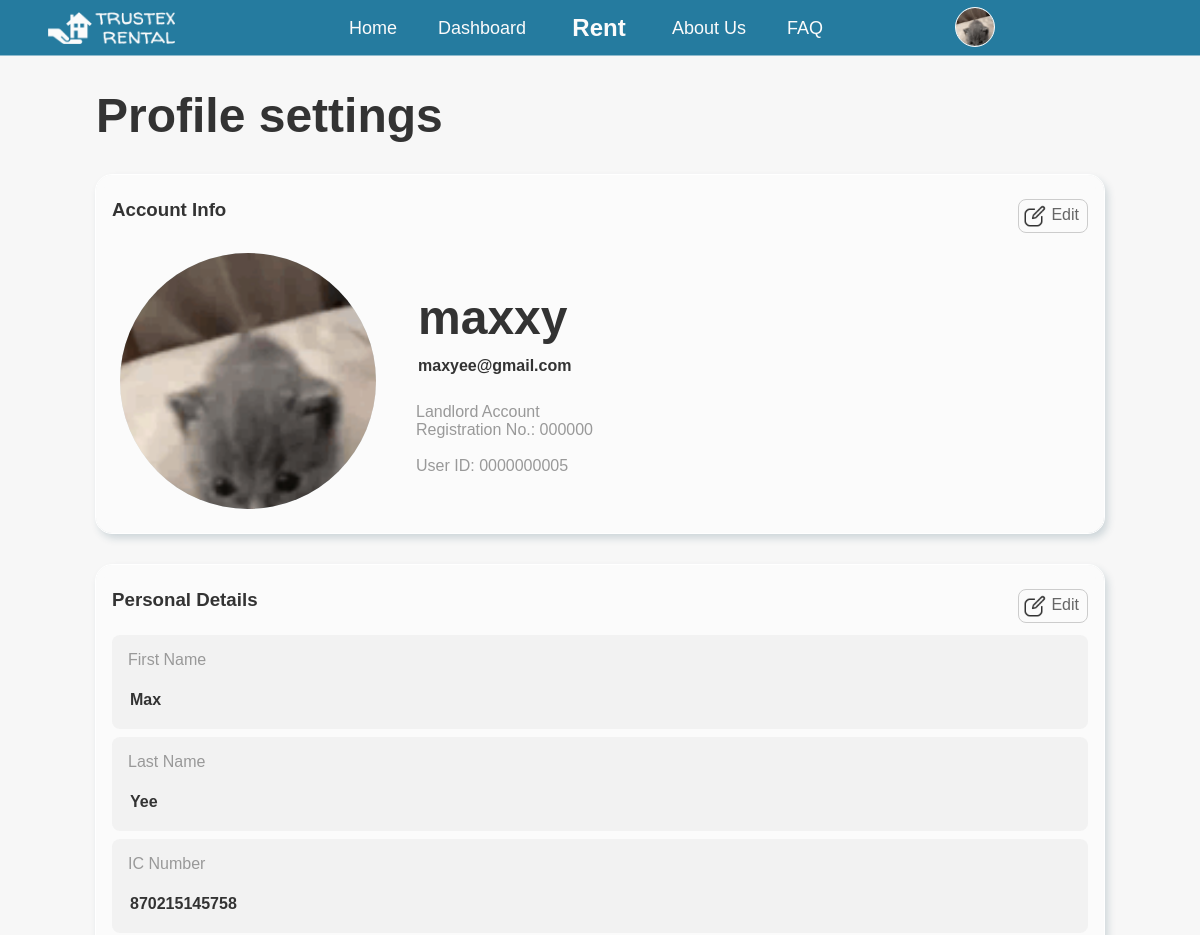
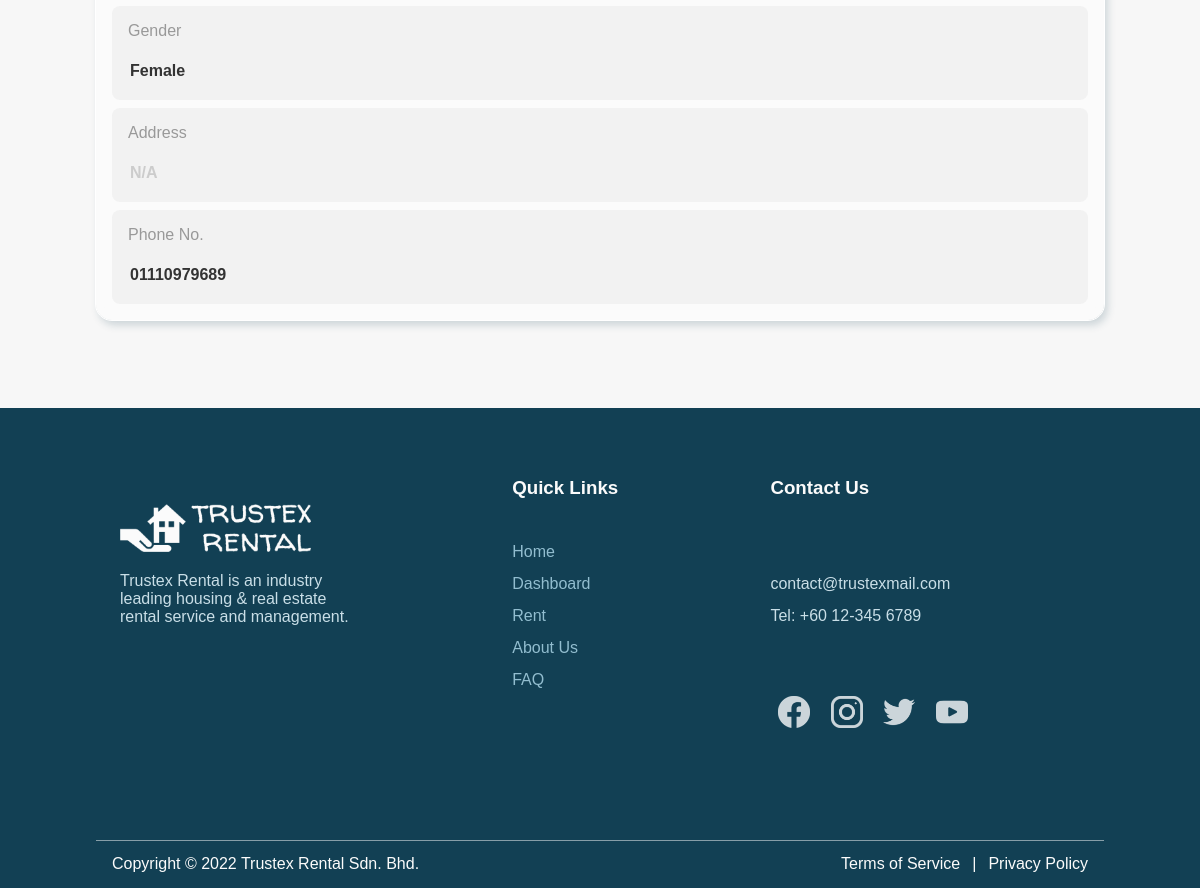
Page /settings.php (signed in) on the committed database (2 pictures, top to bottom).
### tables this page shows
CREATE TABLE `user` (
  `userID` int(10) NOT NULL,
  `userName` varchar(32) NOT NULL,
  `userEmail` varchar(256) NOT NULL,
  `userPassword` varchar(256) NOT NULL,
  `userType` char(1) NOT NULL DEFAULT 'T',
  `userFName` varchar(32) NOT NULL,
  `userLName` varchar(32) NOT NULL,
  `userIC` varchar(12) NOT NULL,
  `userGender` char(1) NOT NULL,
  `userAddress` varchar(512) NOT NULL,
  `userPhoneNo` varchar(12) NOT NULL
);

### settings.php (the view, shortened to what this page needs)
<?php
  include("html/header.html");
?>
<?php
  include("dbconnect.php");
  $sql = "SELECT * FROM user WHERE userID = ".$_SESSION['userID']."";
  $result = mysqli_query($connect, $sql) or die ("Error: ".mysqli_error());
  $user = mysqli_fetch_assoc($result);
  $id = $user['userID'];
  $username = $user['userName'];
  $email = $user['userEmail'];
  if ($user['userType'] == 'A') {
    $usertype = "Admin";
  } else if ($user['userType'] == 'L') {
    $usertype = "Landlord";
  } else {
    $usertype = "Tenant";
  }
  $firstname = $user['userFName'];
  $lastname = $user['userLName'];
  $ic = $user['userIC'];
  $gender = $user['userGender'];
  if (strtoupper($gender) == 'M') {
    $gender = "Male";
  } else if (strtoupper($gender) == 'F') {
    $gender = "Female";
  }
  $address = $user['userAddress'];
  $phoneno = $user['userPhoneNo'];
  $profileicon = "assets/images/users/user-".sprintf('%010d', $id)."/profile-picture/profile-picture.png";
?>
<!DOCTYPE html>
<html>
  <body id="settings">
    <div class="settings-container container-margin">
      <h1>Profile settings</h1>
      <div class="settings-content">
        <div class="profile-section">
          <h3>
            Account Info
            <button class="edit-button profile-edit">
              <image class="icon edit-icon" src="assets/icons/write.png"><span>Edit</span>
            </button>
          </h3>
          <div class="profile-info">
            <div class="profile-pic-container" onclick="toggleImageForm()">
              <div class="propic-container propic-settings-container">
                <image class="profile-pic" src=" <?php echo $profileicon ?> " onerror="this.onerror=null; this.src='assets/images/profile-default.png'"></image>
              </div>
            </div>
            <div>
              <form class="account-info-form" action="" method="POST" enctype="multipart/form-data">
                <input class="profile-username input-account" type="text" name="username" value="<?php echo $username ?>" required readonly>
                <input class="profile-email input-account" type="text" name="email" value="<?php echo $email ?>" required readonly>
              </form>
              <br>
              <p><?php echo $usertype ?> Account</p>
              <?php
                if ($_SESSION['userType'] == 'L') {
              ?>
              <p>Registration No.: <?php echo sprintf('%06d', $_SESSION['landlordRegNo'])?></p><br>
              <?php
                } else if ($_SESSION['userType'] == 'A') {
              ?>
              <p>Admin ID: <?php echo sprintf('%04d', $_SESSION['administratorID'])?></p><br>
              <?php
                }
              ?>
              <p>User ID: <?php echo sprintf('%010d', $user['userID'])?></p>
            </div>
          </div>
        </div>
      </div>
      <div class="settings-content">
        <div class="personal-details">
          <h3>
            Personal Details
            <button class="edit-button personal-edit">
              <image class="icon edit-icon" src="assets/icons/write.png"><span>Edit</span>
            </button>
          </h3>
          <form class="personal-info-form" action="" method="POST" enctype="multipart/form-data">
            <div class="personal-info-firstname">
              <p>First Name</p><br>
              <input class="personal-firstname input-personal" type="text" name="firstname" value="<?php echo $firstname ?>" placeholder="N/A" readonly>
            </div>
            <div class="personal-info-lastname">
              <p>Last Name</p><br>
              <input class="personal-lastname input-personal" type="text" name="lastname" value="<?php echo $lastname ?>" placeholder="N/A" readonly>
            </div>
            <div class="personal-info-ic">
              <p>IC Number</p><br>
              <input class="personal-ic input-personal" type="text" name="ic" value="<?php echo $ic ?>" placeholder="N/A" readonly>
            </div>
            <div class="personal-info-gender">
              <p>Gender</p><br>
              <input class="personal-gender input-personal" type="text" name="gender" value="<?php echo $gender ?>" placeholder="N/A" readonly>
            </div>
            <div class="personal-info-address">
              <p>Address</p><br>
              <input class="personal-address input-personal" type="text" name="address" value="<?php echo $address ?>" placeholder="N/A" readonly>
            </div>
            <div class="personal-info-phoneno">
              <p>Phone No.</p><br>
              <input class="personal-phoneno input-personal" type="text" name="phoneno" value="<?php echo $phoneno ?>" placeholder="N/A" readonly>
            </div>
          </form>
        </div>
      </div>
    </div>
  </body>
</html>

### rows in the picture
user: username "maxxy", email "maxyee@gmail.com", userType "Landlord", userID "0000000005", firstname "Max", lastname "Yee", ic "870215145758", gender "Female", phoneno "01110979689"

### other values in the picture
$_SESSION['landlordRegNo'] "000000"
